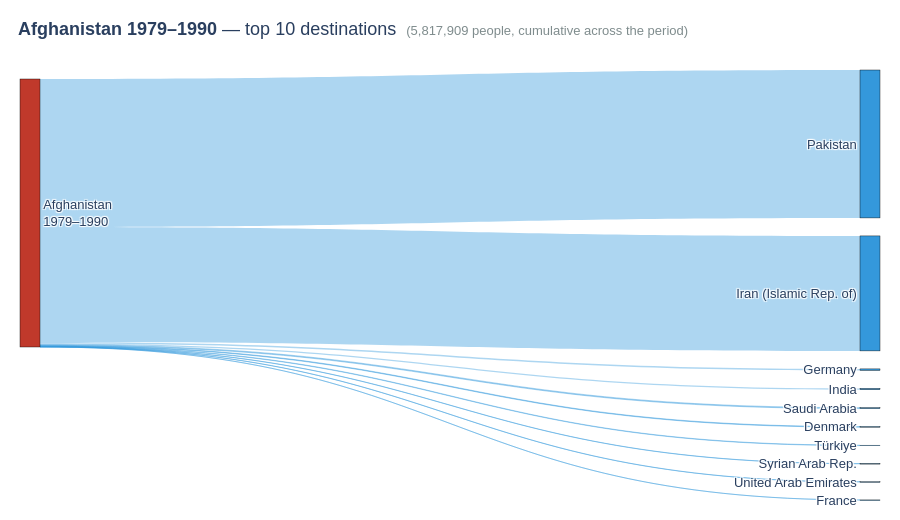
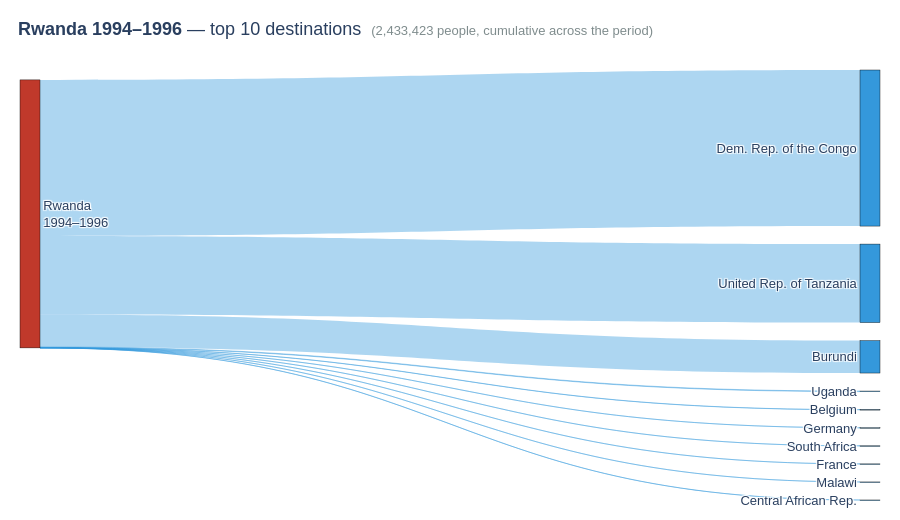
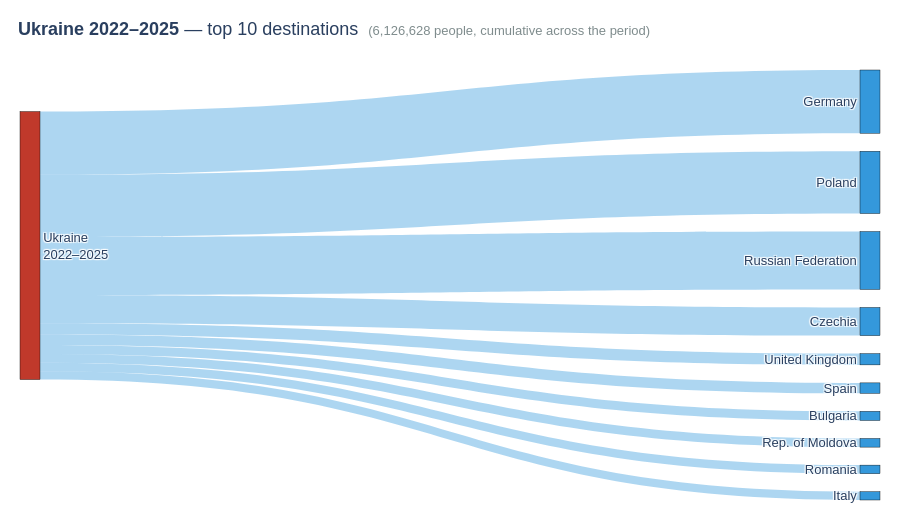

The cell these charts' notebook holds for them, in order:
### Code cell
# Sankey — origin → top destinations, summed over the full crisis period
CRISES_SANKEY = [
    ("AFG", "Afghanistan", 1979, 1990),
    ("RWA", "Rwanda",      1994, 1996),
    ("UKR", "Ukraine",     2022, 2025),
]
TOP_K = 10

for iso, name, y_start, y_end in CRISES_SANKEY:
    flows = (
        df[(df["OriginISO"] == iso) &
           (df["Year"] >= y_start) & (df["Year"] <= y_end)]
        .groupby("AsylumName", as_index=False)["Count"].sum()
        .sort_values("Count", ascending=False)
        .head(TOP_K)
    )

    if flows.empty:
        print(f"No data for {name} {y_start}-{y_end}")
        continue

    asylum_labels = flows["AsylumName"].fillna("Unknown").tolist()
    values        = flows["Count"].astype(int).tolist()
    total         = sum(values)
    period_label  = f"{y_start}\u2013{y_end}"

    labels = [f"{name}<br>{period_label}"] + asylum_labels
    source = [0] * len(asylum_labels)
    target = list(range(1, len(asylum_labels) + 1))

    fig = go.Figure(data=[go.Sankey(
        arrangement="snap",
        node=dict(
            pad=18, thickness=20,
            line=dict(color="black", width=0.4),
            label=labels,
            color=["#c0392b"] + ["#3498db"] * len(asylum_labels),
            hovertemplate="<b>%{label}</b><br>%{value:,} people<extra></extra>",
        ),
        link=dict(
            source=source, target=target, value=values,
            color="rgba(52, 152, 219, 0.4)",
            hovertemplate="<b>%{source.label} \u2192 %{target.label}</b><br>"
                          "%{value:,} people (cumulative)<extra></extra>",
        ),
    )])

    fig.update_layout(
        title=dict(
            text=f"<b>{name} {period_label}</b> \u2014 top {len(values)} destinations &nbsp;"
                 f"<span style='color:#7f8c8d;font-size:13px'>"
                 f"({total:,} people, cumulative across the period)</span>",
            x=0.02, xanchor="left",
        ),
        font=dict(size=13, family="Arial"),
        height=520,
        margin=dict(l=20, r=20, t=70, b=20),
        paper_bgcolor="white",
    )

    fig.write_html(f"../visualizations/sankey_{iso.lower()}_{y_start}_{y_end}.html")
    fig.show()

### Figure 1 — Plotly figure (JSON) as saved in the notebook; plotly's stock layout.template omitted (floating-point values rounded to 4 significant figures)
{"data": [{"arrangement": "snap", "link": {"color": "rgba(52, 152, 219, 0.4)", "hovertemplate": "<b>%{source.label} → %{target.label}</b><br>%{value:,} people (cumulative)<extra></extra>", "source": [0, 0, 0, 0, 0, 0, 0, 0, 0, 0], "target": [1, 2, 3, 4, 5, 6, 7, 8, 9, 10], "value": [3211280, 2496000, 33239, 26720, 20000, 13033, 8820, 4050, 3200, 1567]}, "node": {"color": ["#c0392b", "#3498db", "#3498db", "#3498db", "#3498db", "#3498db", "#3498db", "#3498db", "#3498db", "#3498db", "#3498db"], "hovertemplate": "<b>%{label}</b><br>%{value:,} people<extra></extra>", "label": ["Afghanistan<br>1979–1990", "Pakistan", "Iran (Islamic Rep. of)", "Germany", "India", "Saudi Arabia", "Denmark", "Türkiye", "Syrian Arab Rep.", "United Arab Emirates", "France"], "line": {"color": "black", "width": 0.4}, "pad": 18, "thickness": 20}, "type": "sankey"}], "layout": {"font": {"family": "Arial", "size": 13}, "height": 520, "margin": {"b": 20, "l": 20, "r": 20, "t": 70}, "paper_bgcolor": "white", "title": {"text": "<b>Afghanistan 1979–1990</b> — top 10 destinations &nbsp;<span style='color:#7f8c8d;font-size:13px'>(5,817,909 people, cumulative across the period)</span>", "x": 0.02, "xanchor": "left"}}}

### Figure 2 — Plotly figure (JSON) as saved in the notebook; plotly's stock layout.template omitted (floating-point values rounded to 4 significant figures)
{"data": [{"arrangement": "snap", "link": {"color": "rgba(52, 152, 219, 0.4)", "hovertemplate": "<b>%{source.label} → %{target.label}</b><br>%{value:,} people (cumulative)<extra></extra>", "source": [0, 0, 0, 0, 0, 0, 0, 0, 0, 0], "target": [1, 2, 3, 4, 5, 6, 7, 8, 9, 10], "value": [1417138, 712965, 294630, 5034, 1369, 647, 621, 499, 305, 215]}, "node": {"color": ["#c0392b", "#3498db", "#3498db", "#3498db", "#3498db", "#3498db", "#3498db", "#3498db", "#3498db", "#3498db", "#3498db"], "hovertemplate": "<b>%{label}</b><br>%{value:,} people<extra></extra>", "label": ["Rwanda<br>1994–1996", "Dem. Rep. of the Congo", "United Rep. of Tanzania", "Burundi", "Uganda", "Belgium", "Germany", "South Africa", "France", "Malawi", "Central African Rep."], "line": {"color": "black", "width": 0.4}, "pad": 18, "thickness": 20}, "type": "sankey"}], "layout": {"font": {"family": "Arial", "size": 13}, "height": 520, "margin": {"b": 20, "l": 20, "r": 20, "t": 70}, "paper_bgcolor": "white", "title": {"text": "<b>Rwanda 1994–1996</b> — top 10 destinations &nbsp;<span style='color:#7f8c8d;font-size:13px'>(2,433,423 people, cumulative across the period)</span>", "x": 0.02, "xanchor": "left"}}}

### Figure 3 — Plotly figure (JSON) as saved in the notebook; plotly's stock layout.template omitted (floating-point values rounded to 4 significant figures)
{"data": [{"arrangement": "snap", "link": {"color": "rgba(52, 152, 219, 0.4)", "hovertemplate": "<b>%{source.label} → %{target.label}</b><br>%{value:,} people (cumulative)<extra></extra>", "source": [0, 0, 0, 0, 0, 0, 0, 0, 0, 0], "target": [1, 2, 3, 4, 5, 6, 7, 8, 9, 10], "value": [1446350, 1423526, 1324186, 643784, 257287, 239250, 208794, 197599, 195923, 189929]}, "node": {"color": ["#c0392b", "#3498db", "#3498db", "#3498db", "#3498db", "#3498db", "#3498db", "#3498db", "#3498db", "#3498db", "#3498db"], "hovertemplate": "<b>%{label}</b><br>%{value:,} people<extra></extra>", "label": ["Ukraine<br>2022–2025", "Germany", "Poland", "Russian Federation", "Czechia", "United Kingdom", "Spain", "Bulgaria", "Rep. of Moldova", "Romania", "Italy"], "line": {"color": "black", "width": 0.4}, "pad": 18, "thickness": 20}, "type": "sankey"}], "layout": {"font": {"family": "Arial", "size": 13}, "height": 520, "margin": {"b": 20, "l": 20, "r": 20, "t": 70}, "paper_bgcolor": "white", "title": {"text": "<b>Ukraine 2022–2025</b> — top 10 destinations &nbsp;<span style='color:#7f8c8d;font-size:13px'>(6,126,628 people, cumulative across the period)</span>", "x": 0.02, "xanchor": "left"}}}
